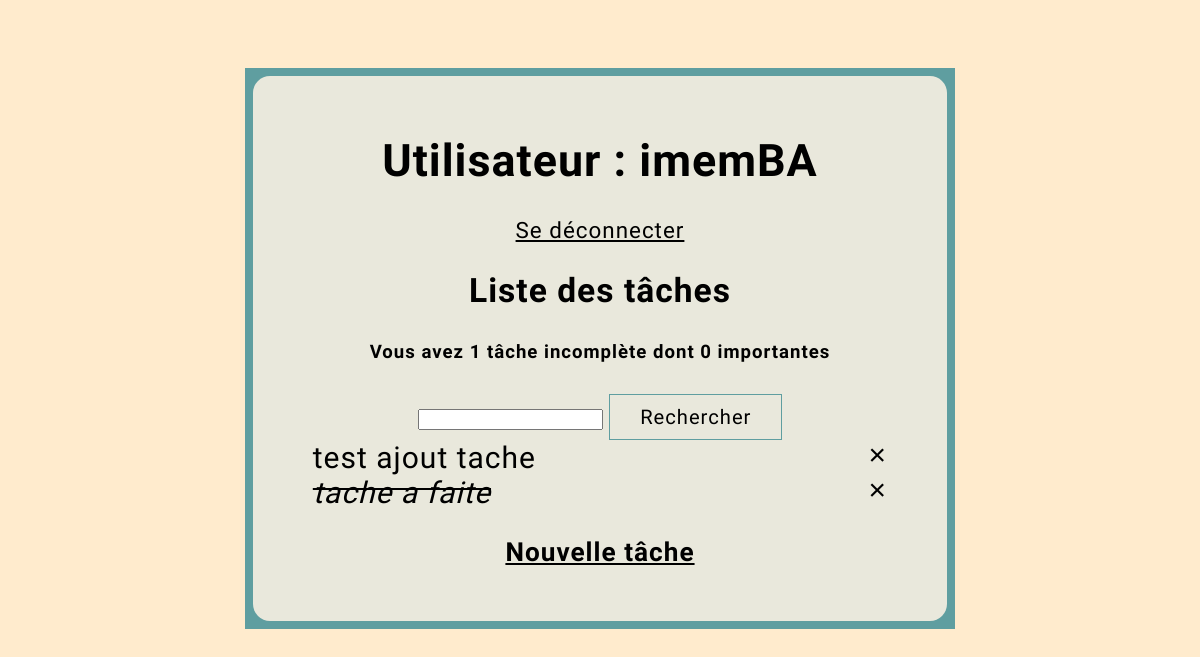
Before: / (signed in) with the older database file.
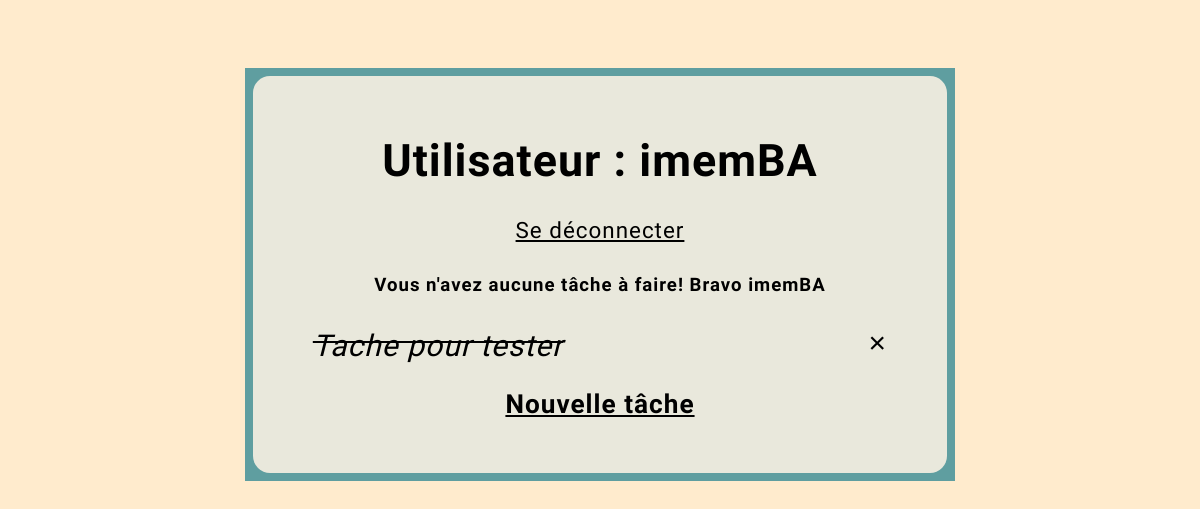
After: the same page with the newer database file.
### todolist/models.py (models this page shows, shortened)
class Tache(models.Model):
    utilisateur = models.ForeignKey(User, on_delete=models.CASCADE, null=True, blank=True)
    titre = models.CharField(max_length=300)
    description = models.TextField(null=True, blank=True)
    important = models.BooleanField(default=False)
    termine = models.BooleanField(default=False)
    cree = models.DateTimeField(auto_now_add=True)
    class Meta:
        ordering = ['termine']

### todolist/views.py (the view)
# urls.py: path('', ListeTache.as_view(), name='taches'),
class ListeTache(LoginRequiredMixin, ListView):
    model = Tache
    context_object_name = "taches"
    def get_context_data(self, **kwargs):
        context = super().get_context_data(**kwargs)
        context['taches'] = context['taches'].filter(utilisateur=self.request.user)
        context['compteur'] = context['taches'].filter(termine=False).count()
        context['compteur_existe'] = context['taches'].count()
        context['compteur_important'] = context['taches'].filter(important=True, termine=False).count()
        recherche = self.request.GET.get('recherche-input') or ''
        if recherche:
            context['taches'] = context['taches'].filter(titre__startswith=recherche)
        context['recherche'] = recherche
        return context

### todolist/templates/todolist/tache_list.html
{% extends 'todolist/main.html' %}
{% block content %}
<div class="full-withradius border">
    <div>
        {% if request.user.is_authenticated %}
            <h1>Utilisateur : <b>{{request.user}}</b></h1>
            <a href="{% url 'logout' %}">Se déconnecter</a>
        {% else %}
            <a href="{% url 'login' %}">Se connecter</a>
        {% endif %}
    </div>
    {% if compteur != 0 %}
    <h2>Liste des tâches</h2>
        <h5>Vous avez {{compteur}} tâche{{compteur|pluralize:"s"}}
            incomplète{{compteur|pluralize:"s"}} dont {{compteur_important}} importante{{compteur_important|pluralize:"s"}}
        </h5>
    {% else %}
        <h5>Vous n'avez aucune tâche à faire! Bravo <b>{{request.user}}</b></h5>
    {% endif %}
    {% if compteur != 0 %}
    <form method='get'>
        <input type="text" name='recherche-input' value="{{recherche}}">
        <button type="submit">Rechercher</button>
    </form>
    {% endif %}
    <div class="liste-tache">
        {% for tache in taches %}
            <div>
                <div>
                    {% if tache.termine %}
                        <i><s><a href="{% url 'modif-tache' tache.id %}">{{tache.titre}}</a></s></i>
                    {% else %}
                        <a href="{% url 'modif-tache' tache.id %}">{{tache.titre}}</a>
                    {% endif %}
                </div>
                <div>
                    <a class="suppr-icon" href="{% url 'suppr-tache' tache.id %}">&#215;</a>
                </div>
            </div>
        {% empty %}
            <h3><a href="{% url 'cree-tache' %}">Ajouter vos tâches ici!</a></h3>
        {% endfor %}
        {% if compteur_existe != 0 %}
            <h3><a href="{% url 'cree-tache' %}">Nouvelle tâche</a></h3>
        {% endif %}
    </div>
</div>
{% endblock content %}

Changed rows visible on the page:
removed Tache: titre "test ajout tache"
removed Tache: titre "tache a faite"
added Tache: titre "Tache pour tester"
Other visible differences:
{{ request.user }}: (not shown) → "imemBA"
{{ compteur }}: "1" → (not shown)
{{ compteur_important }}: "0" → (not shown)
text no longer shown: "Liste des tâches Vous avez tâche incomplète dont importante Rechercher"
text now shown: "Vous n'avez aucune tâche à faire! Bravo"
